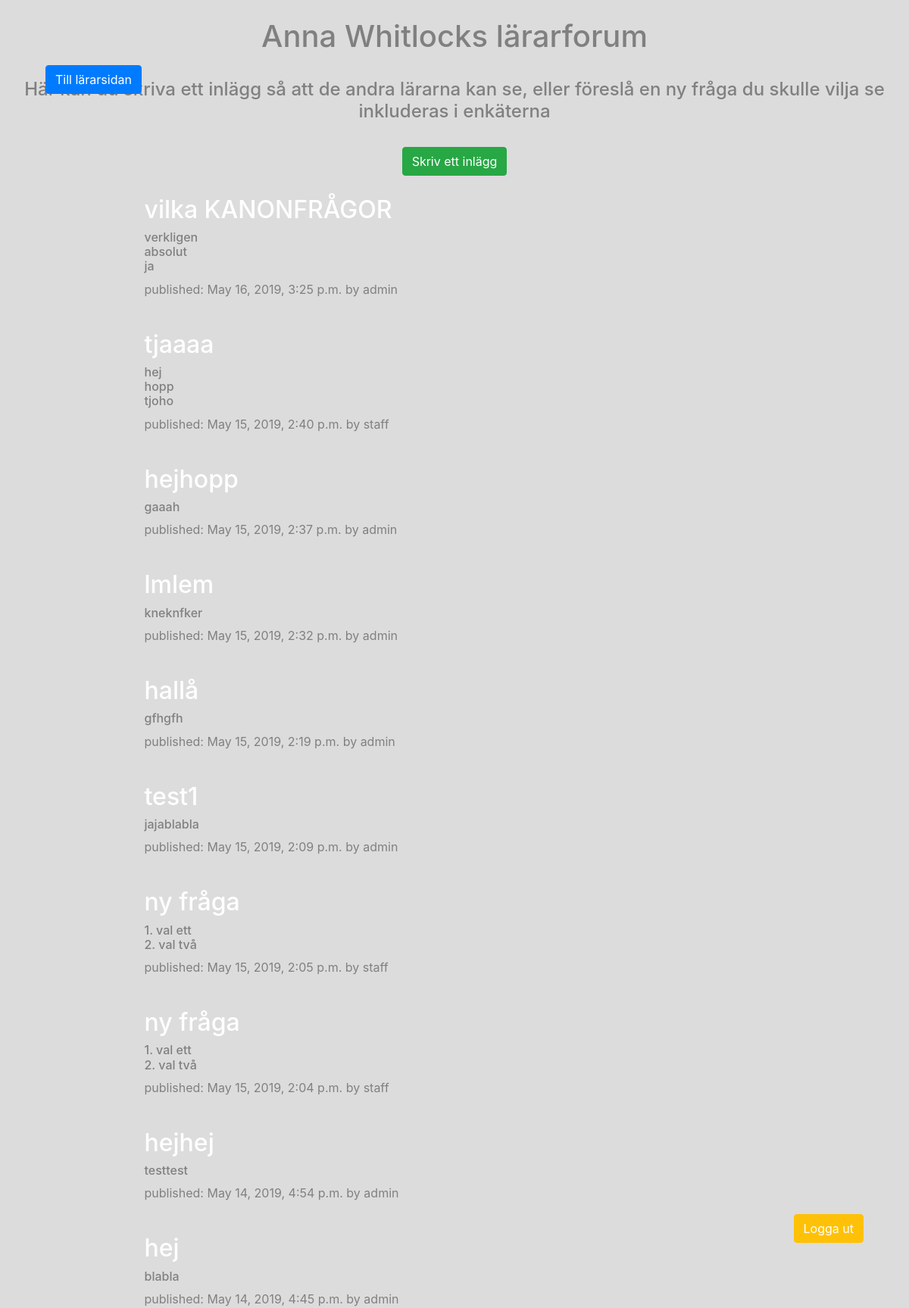
Page /post/ on the earlier database version.
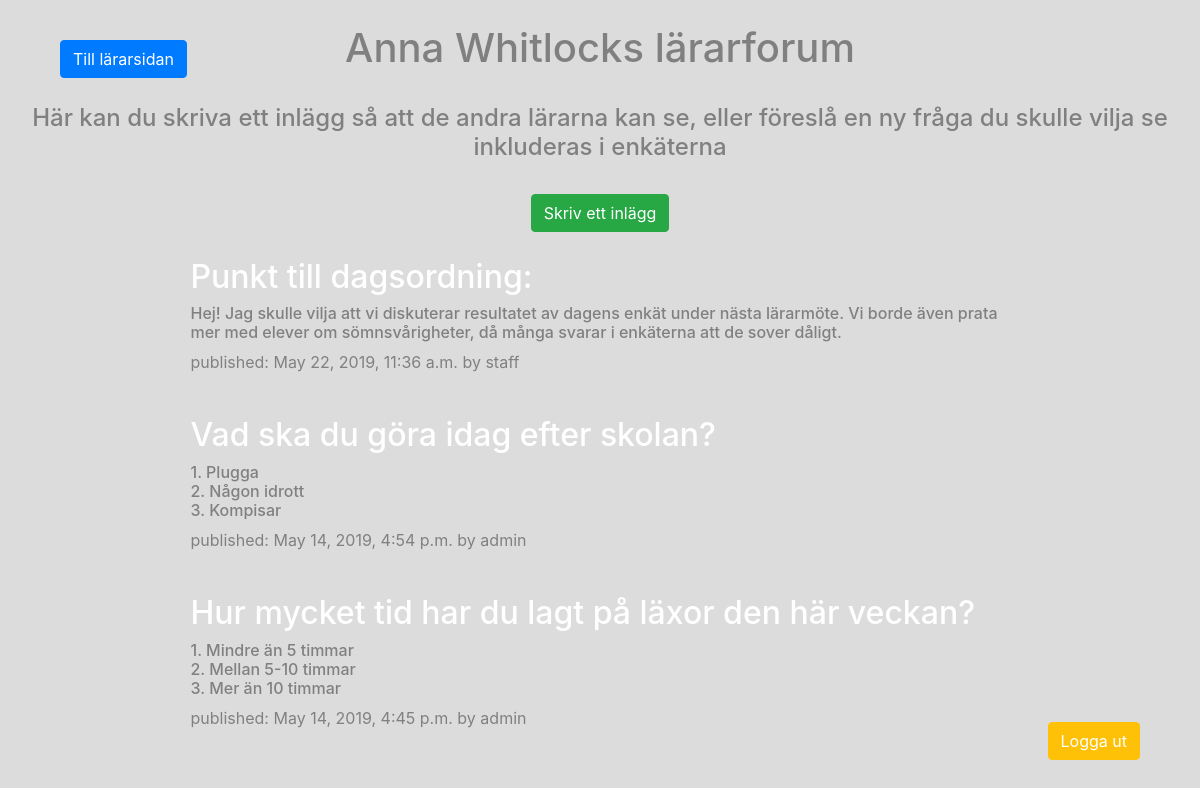
Same page on the later database version.
### testapp/models.py (models this page shows, shortened)
class Post(models.Model):
    author = models.ForeignKey(settings.AUTH_USER_MODEL, on_delete=models.CASCADE)
    title = models.CharField(max_length=200)
    text = models.TextField()
    created_date = models.DateTimeField(default=timezone.now)
    published_date = models.DateTimeField(blank=True, null=True)

### testapp/views.py (the view)
# urls.py: path('post/', views.post_list, name='post_list'),
def post_list(request):
    posts = Post.objects.filter(published_date__lte=timezone.now()).order_by('-published_date')
    return render(request, 'testapp/post_list.html', {'posts':posts})

### testapp/templates/testapp/post_list.html (shortened to what this page needs)
{% extends 'testapp/base.html' %}
{% load static %}
{% block content%}
<div>
  <form action="{% url 'testapp:teacherview'%}" method='get'>
  <input type="submit" class="btn btn-primary" value="Till lärarsidan" style="position: fixed;left: 5%;top: 5%;" />
  </form>
  <form class=logoutresult action="{% url 'accounts:logout'%}?next={{request.path}}">
  <input type="submit" class="btn btn-warning" value="Logga ut" style="color: white; position: fixed;right: 5%;bottom: 5%;" />
  </form>
    <br>
    <h1>Anna Whitlocks lärarforum</h1>
    <br>
    <h4>Här kan du skriva ett inlägg så att de andra lärarna kan se, eller föreslå en ny fråga du skulle vilja se inkluderas i enkäterna </h4>
<br>
    <form action="{% url 'testapp:post_new' %} "method='get'>
      <input type="submit" class="btn btn-success" value="Skriv ett inlägg" />
    </form>
</div>
{% for post in posts %}
    <div class="teacherpost" style="align: center;">
      <br>
        <h2><a href="{%url 'testapp:post_detail' post.id%}">{{ post.title }}</a></h2>
        <h6>{{ post.text|linebreaksbr }}</h6>
        <p>published: {{ post.published_date }} by {{ post.author }}<p>
    </div>
{% endfor %}
{% endblock %}

### testapp/templates/testapp/base.html (shortened to what this page needs)
{% load static %}
<!DOCTYPE html>
<html lang="en" dir="ltr">
  <head>
    <link rel="stylesheet" href="https://maxcdn.bootstrapcdn.com/bootstrap/4.0.0/css/bootstrap.min.css">
    <link rel="stylesheet" type ="text/css" href="{% static 'testapp/main.css' %}">
  </head>
  <body>
    <div class="container-fluid">
      {% block content %}{% endblock %}
    </div>
  </body>
</html>

### testapp/static/testapp/main.css (style rules this page uses)
a { color: white; vertical-align: middle }
.container-fluid { height: 100%; background-color: gainsboro; text-align: center; color: gray; }
.teacherpost { margin:auto; width: 70%; text-align: left; }
html,body { padding:0; margin:0; height:100%; min-height:100%; }
.logoutresult { text-align: right; position: fixed; right: 1%; bottom: 0; z-index: 1; }

Differences in the rows shown:
removed Post: title "vilka KANONFRÅGOR", text "verkligen absolut ja", published_date "May 16, 2019, 3:25 p.m.", author "admin"
removed Post: title "tjaaaa", text "hej hopp tjoho", published_date "May 15, 2019, 2:40 p.m.", author "staff"
removed Post: title "hejhopp", text "gaaah", published_date "May 15, 2019, 2:37 p.m.", author "admin"
removed Post: title "lmlem", text "kneknfker", published_date "May 15, 2019, 2:32 p.m.", author "admin"
removed Post: title "hallå", text "gfhgfh", published_date "May 15, 2019, 2:19 p.m.", author "admin"
removed Post: title "test1", text "jajablabla", published_date "May 15, 2019, 2:09 p.m.", author "admin"
removed Post: title "ny fråga", text "1. val ett 2. val två", published_date "May 15, 2019, 2:05 p.m.", author "staff"
removed Post: title "ny fråga", text "1. val ett 2. val två", published_date "May 15, 2019, 2:04 p.m.", author "staff"
added Post: title "Punkt till dagsordning:", text "Hej! Jag skulle vilja att vi diskuterar resultatet av dagens enkät under nästa lärarmöte. Vi borde även prata mer med elever om sömnsvårigheter, då många svarar i enkäterna att de sover dåligt.", published_date "May 22, 2019, 11:36 a.m.", author "staff"
changed Post: title "hejhej" → "Vad ska du göra idag efter skolan?"; text "testtest" → "1. Plugga 2. Någon idrott 3. Kompisar"
changed Post: title "hej" → "Hur mycket tid har du lagt på läxor den här veckan?"; text "blabla" → "1. Mindre än 5 timmar 2. Mellan 5-10 timmar 3. Mer än 10 timmar"
